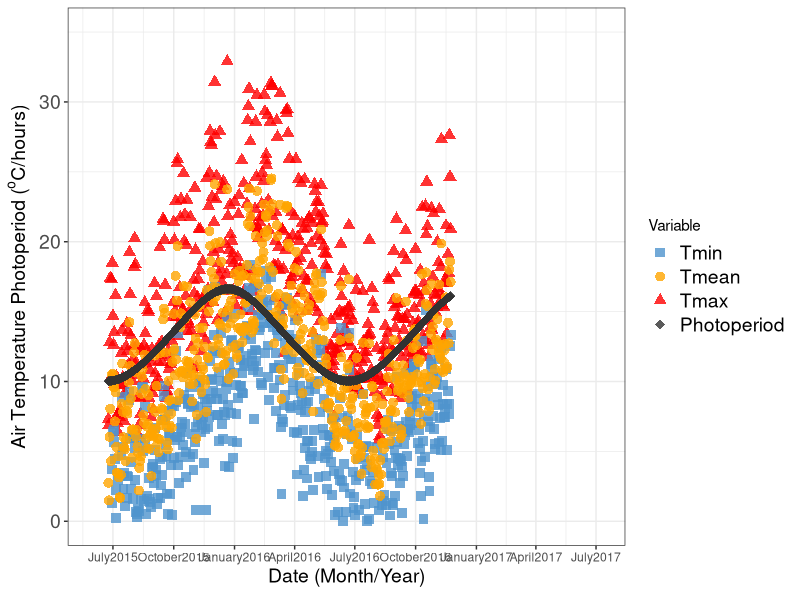
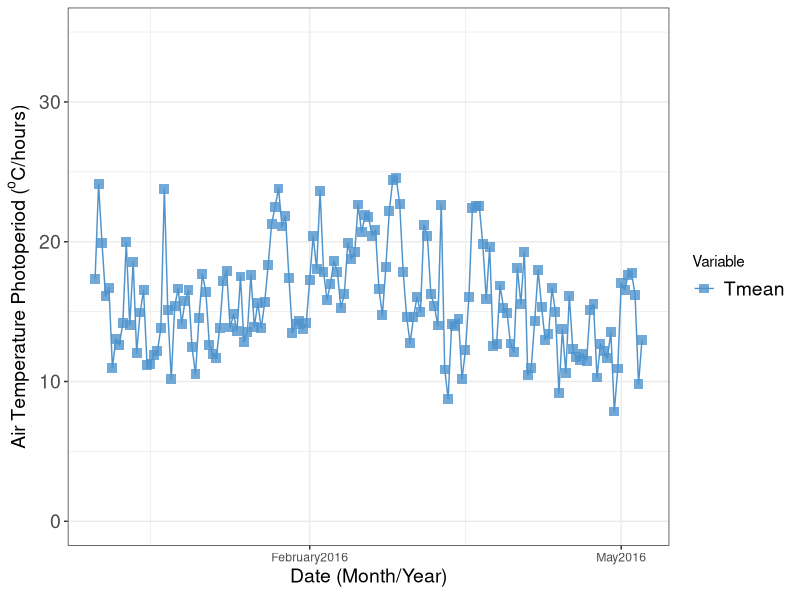
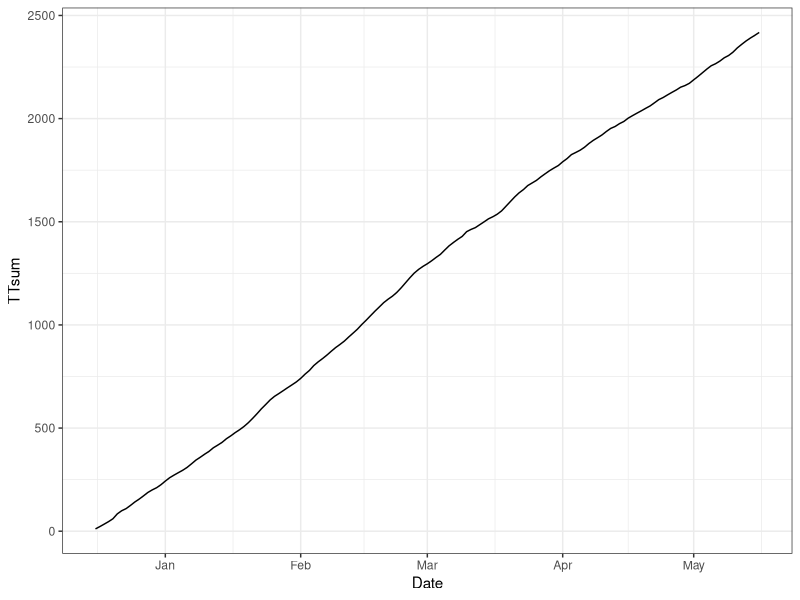
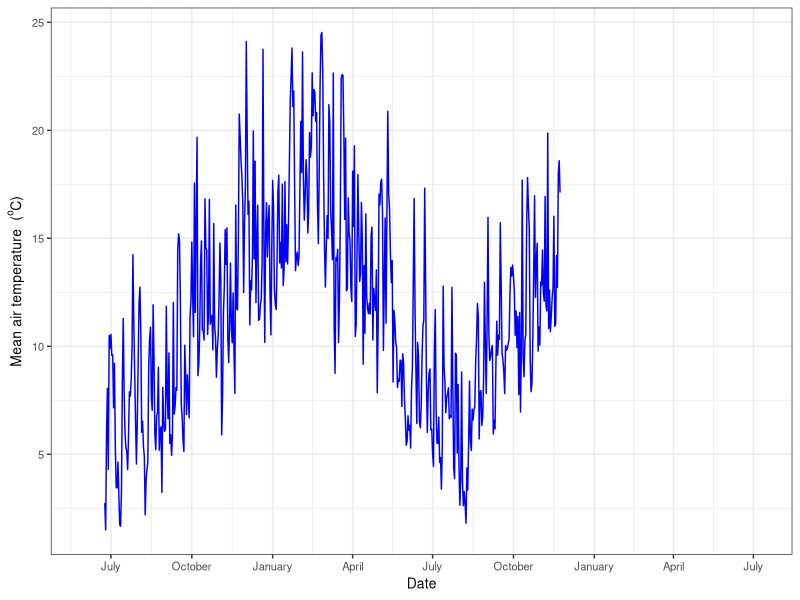
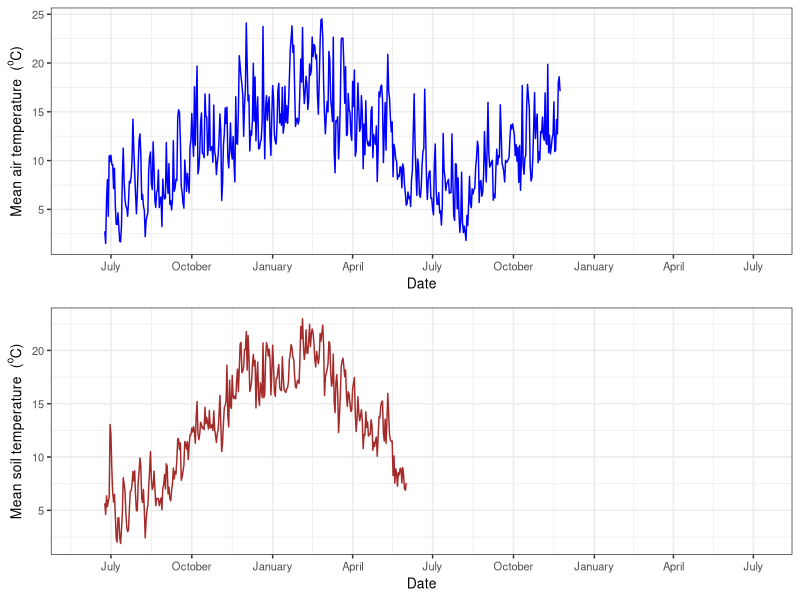

Generate these figures, in order, with R:
## ---- chunk 1
library(tidyr)
library (dplyr)
library (ggplot2)
library (lubridate)
library (scales)
library(gridExtra)
library(knitr)
## ---- chunk 2

setwd("C:\\GitHubRepos\\SubCloverPhD\\SubClover\\Iv2_SoilAirTemp")
getwd()
#read soil and Air data 
df_file <- read.table("SoilTemp.txt", header=TRUE)
df_Air <- read.table("RawWeaIv2.txt", header=TRUE)

head(df_file)
tail (df_Air)
#keep this scirpt for the real weather data

str(df_Air)


## ---- chunk 3

df_gather<-df_Air %>%
  select(Date,Tx,Tm,MeanTt,Pp)%>%
gather(key= "Variable" , value = "TempHour", Tx,Tm,MeanTt,Pp)%>%
  mutate(Date=dmy(Date))
  

df_gather%>%
  mutate(Variable=factor(Variable,levels=c("Tm","MeanTt","Tx","Pp"),labels = c("Tmin","Tmean","Tmax","Photoperiod")))%>%
 ggplot(aes(x=Date, y= TempHour)) +
  theme_bw()+
  geom_point(aes(colour=Variable,shape=Variable), alpha=0.8, size=3)+
  #geom_point()+
  scale_color_manual(values = c("steelblue3","orange","red", "gray20" ))+
  scale_shape_manual(values = c(15,16,17,18))+
  #geom_line(aes(colour=Variable))+
  #geom_smooth(aes(colour=Variable))+
  xlab(expression(Date~"(Month/Year)"))+
  
  ylab(expression(Air~Temperature~Photoperiod~"("^"o"*"C/hours)"))+
  scale_x_date(date_breaks = "3 month", 
                 date_labels = "%B%Y",
                 limits = as.Date(c('2015-06-01','2017-07-07')))+
  theme(axis.text.y = element_text(size=14))+
  theme(axis.title.y = element_text(size=14))+
  theme(legend.text = element_text(size=14))+
  theme(axis.title.x = element_text(size=14))+
  ylim(0,35)
    
 #ggsave("plot_TempPpIversen.png", width=12, height=6, dpi=400)

## ---- chunk 4

df_gather<-df_Air %>%
  select(Date,Tx,Tm,MeanTt,Pp)%>%
gather(key= "Variable" , value = "TempHour", Tx,Tm,MeanTt,Pp)%>%
  mutate(Date=dmy(Date))
  

df_gather%>%
  mutate(Variable=factor(Variable,levels=c("Tm","MeanTt","Tx","Pp"),labels = c("Tmin","Tmean","Tmax","Photoperiod")))%>%
  filter(Variable=="Tmean")%>%
 ggplot(aes(x=Date, y= TempHour)) +
  theme_bw()+
  geom_point(aes(colour=Variable,shape=Variable), alpha=0.8, size=3)+
  #geom_point()+
  scale_color_manual(values = c("steelblue3","orange","red", "gray20" ))+
  scale_shape_manual(values = c(15,16,17,18))+
  geom_line(aes(colour=Variable))+
  #geom_smooth(aes(colour=Variable))+
  xlab(expression(Date~"(Month/Year)"))+
  
  ylab(expression(Air~Temperature~Photoperiod~"("^"o"*"C/hours)"))+
  scale_x_date(date_breaks = "3 month", 
                 date_labels = "%B%Y",
                 limits = as.Date(c('2015-12-01','2016-05-07')))+
  theme(axis.text.y = element_text(size=14))+
  theme(axis.title.y = element_text(size=14))+
  theme(legend.text = element_text(size=14))+
  theme(axis.title.x = element_text(size=14))+
  ylim(0,35)
    
 #ggsave("plot_TempPpIversen.png", width=12, height=6, dpi=400)

## ---- chunk 5
dfTT <- df_Air %>%
  select(Date, MeanTt)%>%
  mutate(Date=dmy(Date))%>%
  subset(Date>"2015-12-15"& Date<"2016-05-17")%>%
  mutate(TTsum=cumsum(MeanTt))
  


 dfTT %>% ggplot(aes(x=Date, y= TTsum))  +
   geom_line()+
  theme_bw()

## ---- chunk 6


g1<- df_file %>%
  mutate(Date = dmy(Date))%>% #(need to reformat date here)
  mutate(TempSoil10mm= as.numeric(TempSoil10mm))%>%
  #filter(year %in% 2015:2017) %>%
  group_by(Date) %>%
 summarise_all(funs(mean)) %>%
  ggplot(aes(x=Date, y= TempSoil10mm))  +
  #geom_point(colour= "darkblue", alpha=0.2) +
  geom_line(colour= "brown")+
  #stat_smooth(level = 0.9, size = 1, colour="white") + 
  theme_bw() +
  xlab("Date") + 
  ylab(expression(Mean~soil~temperature~~"("^"o"*"C)"))+
  theme(text = element_text(size=10))+
  scale_x_date(date_breaks = "3 month", 
                 date_labels = "%B",
                 limits = as.Date(c('2015-06-01','2017-07-07')))



## ---- chunk 7


 df_Air %>%
  mutate(Date = dmy(Date))%>% #(need to reformat date here)
  #filter(year %in% 2015:2017) %>%
  group_by(Date) %>%
  summarise_each(funs(mean))%>%
  ggplot(aes(x=Date, y= MeanTt))  +
  #geom_point(colour= "darkblue", alpha=0.2) +
  geom_line(colour= "blue")+
  #stat_smooth(level = 0.9, size = 1, colour="white") + 
  theme_bw() +
  xlab("Date") + 
  theme(text = element_text(size=10))+
  ylab(expression(Mean~air~temperature~~"("^"o"*"C)"))+
  scale_x_date(date_breaks = "3 month", 
                 date_labels = "%B",
                 limits = as.Date(c('2015-06-01','2017-07-07')))




## ---- chunk 8
g2 <-df_Air %>%
  mutate(Date = dmy(Date))%>% #(need to reformat date here)
  #filter(year %in% 2015:2017) %>%
  group_by(Date) %>%
  summarise_each(funs(mean))%>%
  ggplot(aes(x=Date, y= MeanTt))  +
  #geom_point(colour= "darkblue", alpha=0.2) +
  geom_line(colour= "blue")+
  #stat_smooth(level = 0.9, size = 1, colour="white") + 
  theme_bw() +
 xlab("Date") + 
  ylab(expression(Mean~air~temperature~~"("^"o"*"C)"))+
  theme(text = element_text(size=10))+
  scale_x_date(date_breaks = "3 month", 
                 date_labels = "%B",
                 limits = as.Date(c('2015-06-01','2017-07-07'))) 



## ---- chunk 9


grid.arrange(g2, g1)
